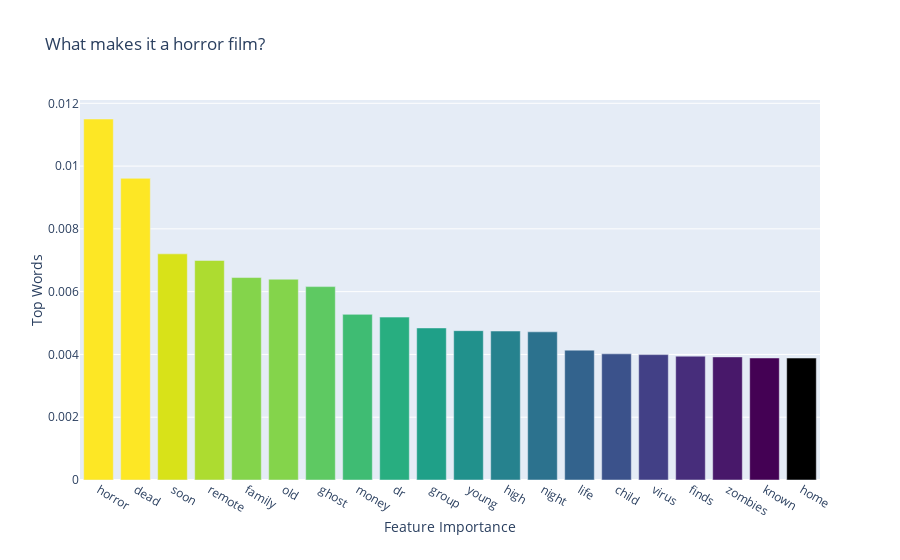

Write notebook code for a chart like this one.
### Code cell
# Let's display that with Plotly.
from plotly.offline import download_plotlyjs, init_notebook_mode, plot, iplot
init_notebook_mode(connected=True)
# import plotly.io as pio
import plotly as py
import plotly.graph_objs as go
from plotly.graph_objs import *

# Define the color palette (19 colors).
Viridis= ['#440154', '#48186a', '#472d7b', '#424086', '#3b528b', '#33638d', '#2c728e', '#26828e', '#21918c', '#1fa088',
          '#28ae80', '#3fbc73', '#5ec962', '#84d44b', '#84d44b', '#addc30','#d8e219', '#fde725',  '#fde725']   

mydata = [go.Bar(
    x=top20['feature'],
    y=top20['importance'],
    marker=dict(color=Viridis[::-1])
)]

mylayout = go.Layout(
    title='What makes it a horror film?',
    xaxis = dict(title = 'Feature Importance'), 
    yaxis = dict(title = 'Top Words'), 

)
fig = go.Figure(data=mydata, layout=mylayout)
# pio.write_image(fig, '../images/logistic.png')
iplot(fig)

### Figure 1 — Plotly figure (JSON) as saved in the notebook; plotly's stock layout.template omitted (floating-point values rounded to 4 significant figures)
{"data": [{"marker": {"color": ["#fde725", "#fde725", "#d8e219", "#addc30", "#84d44b", "#84d44b", "#5ec962", "#3fbc73", "#28ae80", "#1fa088", "#21918c", "#26828e", "#2c728e", "#33638d", "#3b528b", "#424086", "#472d7b", "#48186a", "#440154"]}, "type": "bar", "x": ["horror", "dead", "soon", "remote", "family", "old", "ghost", "money", "dr", "group", "young", "high", "night", "life", "child", "virus", "finds", "zombies", "known", "home"], "y": [0.0115, 0.00961, 0.007204, 0.006993, 0.00645, 0.006397, 0.006161, 0.005277, 0.005189, 0.004844, 0.004757, 0.004746, 0.00472, 0.004137, 0.004019, 0.003995, 0.003945, 0.003921, 0.003888, 0.003885]}], "layout": {"title": {"text": "What makes it a horror film?"}, "xaxis": {"title": {"text": "Feature Importance"}}, "yaxis": {"title": {"text": "Top Words"}}}}
